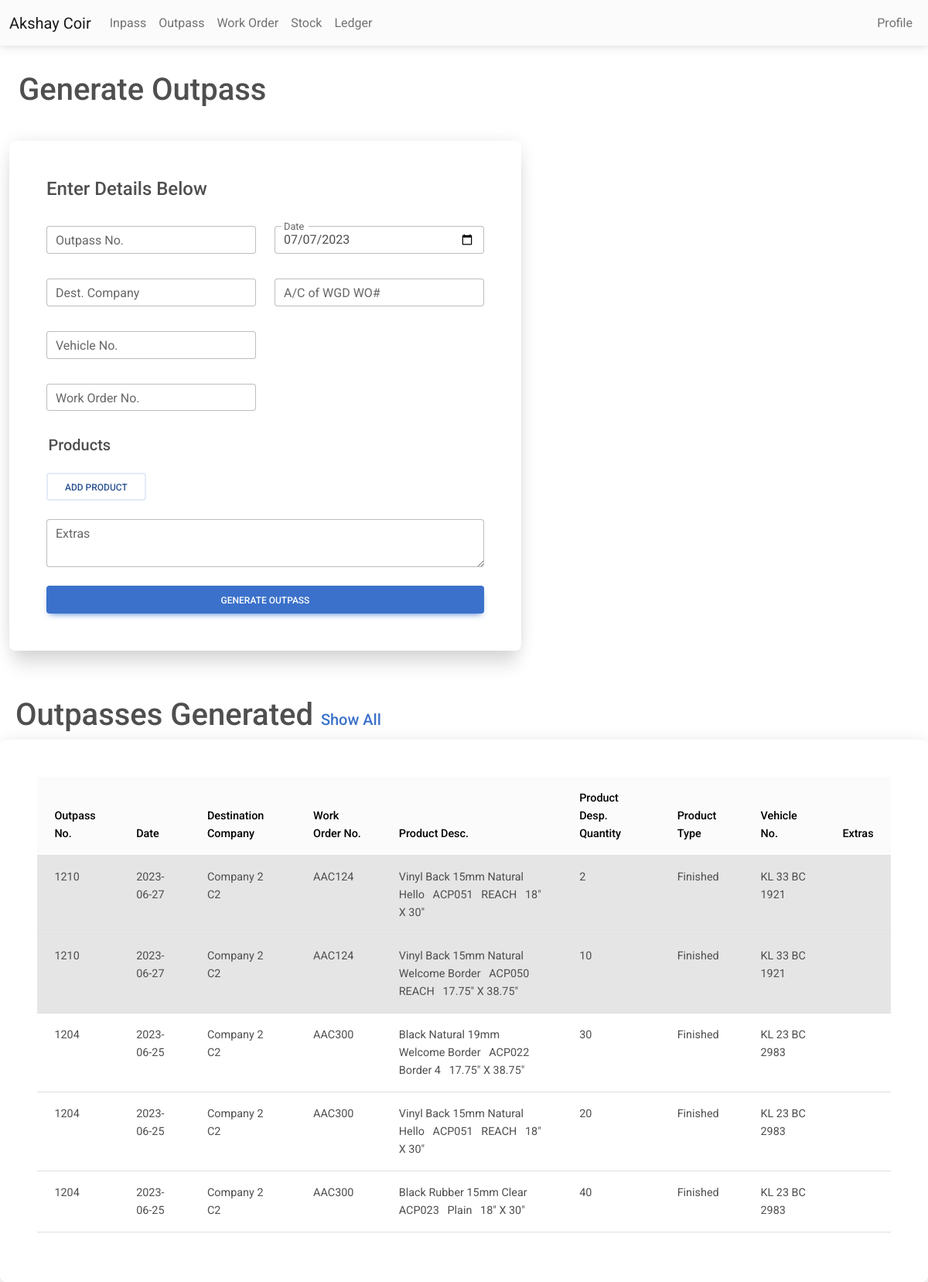
Before: /outpass.php with the older database file.
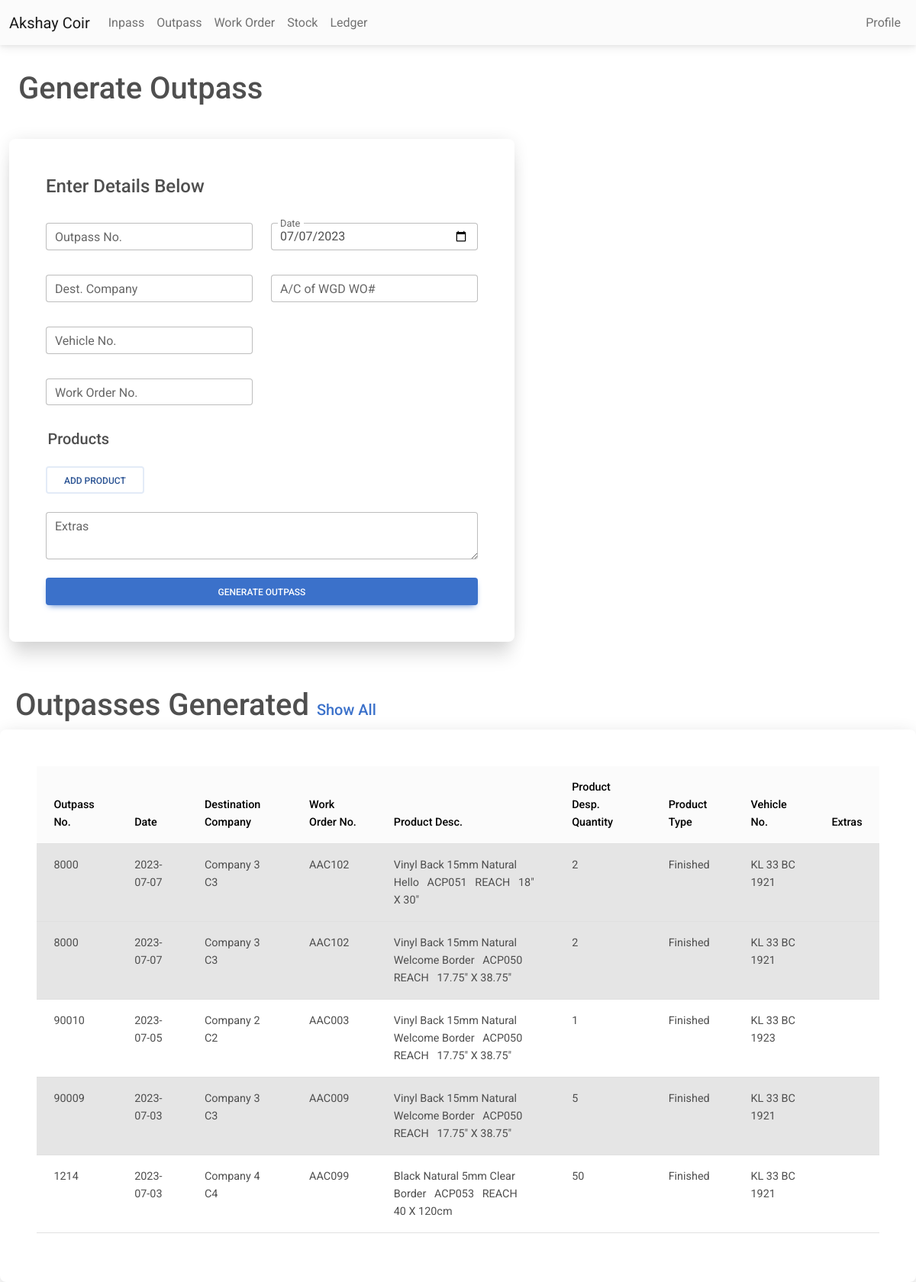
After: the same page with the newer database file.
### tables this page shows
CREATE TABLE IF NOT EXISTS `outpass` (
  `no` int NOT NULL AUTO_INCREMENT,
  `date` date NOT NULL,
  `work_order_no` varchar(25) NOT NULL,
  `dest` varchar(125) NOT NULL,
  `woc` varchar(125) NOT NULL,
  `vehicleno` varchar(50) NOT NULL,
  `extras` varchar(125) NOT NULL,
  `invoice_no` varchar(20) NOT NULL DEFAULT 'Not Generated',
  `type` varchar(10) NOT NULL DEFAULT 'outpass',
  `timestamp` timestamp NOT NULL DEFAULT CURRENT_TIMESTAMP,
  PRIMARY KEY (`no`)
);

CREATE TABLE IF NOT EXISTS `outpass_products` (
  `outpass_no` int NOT NULL,
  `product_type` varchar(15) NOT NULL DEFAULT 'finished',
  `product_name` varchar(50) NOT NULL,
  `work_order` varchar(25) NOT NULL,
  `product_code` varchar(25) NOT NULL DEFAULT 'AAC(code)',
  `product_design` varchar(50) NOT NULL,
  `product_size` varchar(25) NOT NULL,
  `product_qty` int NOT NULL
);

### outpass.php (the view, shortened to what the changed rows need)
<?php
include 'conn.php';
include 'nav.php';
?>
<?php
$sql4 = "select * from outpass,outpass_products where outpass.no = outpass_products.outpass_no ORDER BY timestamp DESC LIMIT 5";
$retval4 = mysqli_query($conn, $sql4);
?>
<html>
<link rel="stylesheet" href="https://cdnjs.cloudflare.com/ajax/libs/font-awesome/6.0.0/css/all.min.css" />
<link rel="stylesheet" href="css/mdb.min.css" />
<head>
</head>
<body>
    <main>
        <br>
        <h1 class="mt-2 ms-4">Generate Outpass</h1>
        <br> <br>
        <div class="container mt-2 mb-2 ms-2">
            <div class="col">
                <h1>Outpasses Generated <a href="outpassshowall.php?f=0" class="fs-5" target="_blank">Show All</a></h1>
            </div>
        </div>
        <div class="container-fluid bg-white rounded-5 shadow-5-strong p-5">
            <table class="table">
                <thead class="table-light">
                    <th>
                        Outpass No.
                    </th>
                    <th>
                        Date
                    </th>
                    <th>
                        Destination Company
                    </th>
                    <th>
                        Work Order No.
                    </th>
                    <th>
                        Product Desc.
                    </th>
                    <th>
                        Product Desp. Quantity
                    </th>
                    <th>
                        Product Type
                    </th>
                    <th>
                        Vehicle No.
                    </th>
                    <th>
                        Extras
                    </th>
                </thead>
                <tbody>
                    <tr>
                        <?php
                        $cur_no = -1;
                        $table_active = '';
                        while ($row = $retval4->fetch_assoc()) {
                            if ($cur_no == $row['no']) {
                            } else {
                                if ($table_active == 'table-active') {
                                    $table_active = '';
                                } else {
                                    $table_active = 'table-active';
                                }
                            }
                            if (!empty($row)) {
                                echo "
                    <tr class='$table_active'>
                    <td>
                    {$row['no']}
                    </td>
                    <td>
                    {$row['date']}
                    </td>
                    <td>
                    {$row['dest']}
                    &nbsp;
                    {$row['woc']}
                    </td>
                    <td>
                    {$row['work_order']}
                    </td>
                    <td>
                    {$row['product_name']}
                    &nbsp;
                    {$row['product_code']}
                    &nbsp;
                    {$row['product_design']}
                    &nbsp;
                    {$row['product_size']}
                    </td>
                    <td>
                    {$row['product_qty']}
                    </td>
                    <td>
                    {$row['product_type']}
                    </td>
                    <td>
                    {$row['vehicleno']}
                    </td>
                    <td>
                    {$row['extras']}
                    </td>
                    </tr>
                    ";
                                $cur_no = $row['no'];
                            }
                        }
                        ?>
                    </tr>
                </tbody>
            </table>
        </div>
    </main>
</body>
</html>

Changed rows visible on the page:
no longer on this page (row edited): outpass: no "1210", date "2023-06-27", dest "Company 2", woc "C2", outpass_products.work_order "AAC124", outpass_products.product_name "Vinyl Back 15mm Natural Hello", outpass_products.product_code "ACP051", outpass_products.product_design "REACH", outpass_products.product_size "18\" X 30\"", outpass_products.product_qty "2", outpass_products.product_type "Finished", vehicleno "KL 33 BC 1921", outpass_products.product_name "Vinyl Back 15mm Natural Welcome Border", outpass_products.product_code "ACP050", outpass_products.product_size "17.75\" X 38.75\"", outpass_products.product_qty "10"
no longer on this page (row unchanged): outpass: no "1204", date "2023-06-25", dest "Company 2", woc "C2", outpass_products.work_order "AAC300", outpass_products.product_name "Black Natural 19mm Welcome Border", outpass_products.product_code "ACP022", outpass_products.product_design "Border 4", outpass_products.product_size "17.75\" X 38.75\"", outpass_products.product_qty "30", outpass_products.product_type "Finished", vehicleno "KL 23 BC 2983", outpass_products.product_name "Vinyl Back 15mm Natural Hello", outpass_products.product_code "ACP051", outpass_products.product_design "REACH", outpass_products.product_size "18\" X 30\"", outpass_products.product_qty "20", outpass_products.product_name "Black Rubber 15mm Clear", outpass_products.product_code "ACP023", outpass_products.product_design "Plain", outpass_products.product_qty "40"
added outpass: no "8000", date "2023-07-07", dest "Company 3", woc "C3", outpass_products.work_order "AAC102", outpass_products.product_name "Vinyl Back 15mm Natural Hello", outpass_products.product_code "ACP051", outpass_products.product_design "REACH", outpass_products.product_size "18\" X 30\"", outpass_products.product_qty "2", outpass_products.product_type "Finished", vehicleno "KL 33 BC 1921", outpass_products.product_name "Vinyl Back 15mm Natural Welcome Border", outpass_products.product_code "ACP050", outpass_products.product_size "17.75\" X 38.75\""
added outpass: no "90010", date "2023-07-05", dest "Company 2", woc "C2", outpass_products.work_order "AAC003", outpass_products.product_name "Vinyl Back 15mm Natural Welcome Border", outpass_products.product_code "ACP050", outpass_products.product_design "REACH", outpass_products.product_size "17.75\" X 38.75\"", outpass_products.product_qty "1", outpass_products.product_type "Finished", vehicleno "KL 33 BC 1923"
added outpass: no "90009", date "2023-07-03", dest "Company 3", woc "C3", outpass_products.work_order "AAC009", outpass_products.product_name "Vinyl Back 15mm Natural Welcome Border", outpass_products.product_code "ACP050", outpass_products.product_design "REACH", outpass_products.product_size "17.75\" X 38.75\"", outpass_products.product_qty "5", outpass_products.product_type "Finished", vehicleno "KL 33 BC 1921"
added outpass: no "1214", date "2023-07-03", dest "Company 4", woc "C4", outpass_products.work_order "AAC099", outpass_products.product_name "Black Natural 5mm Clear Border", outpass_products.product_code "ACP053", outpass_products.product_design "REACH", outpass_products.product_size "40 X 120cm", outpass_products.product_qty "50", outpass_products.product_type "Finished", vehicleno "KL 33 BC 1921"
